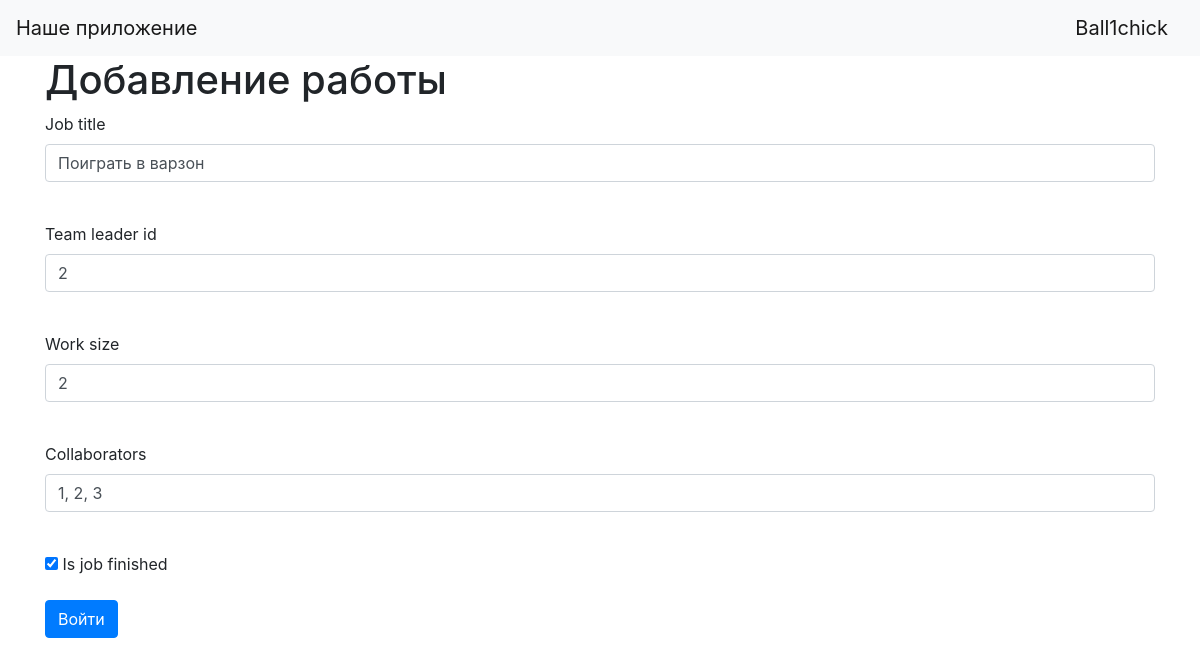
Page /add_jobs/1 (signed in) on the earlier database version.
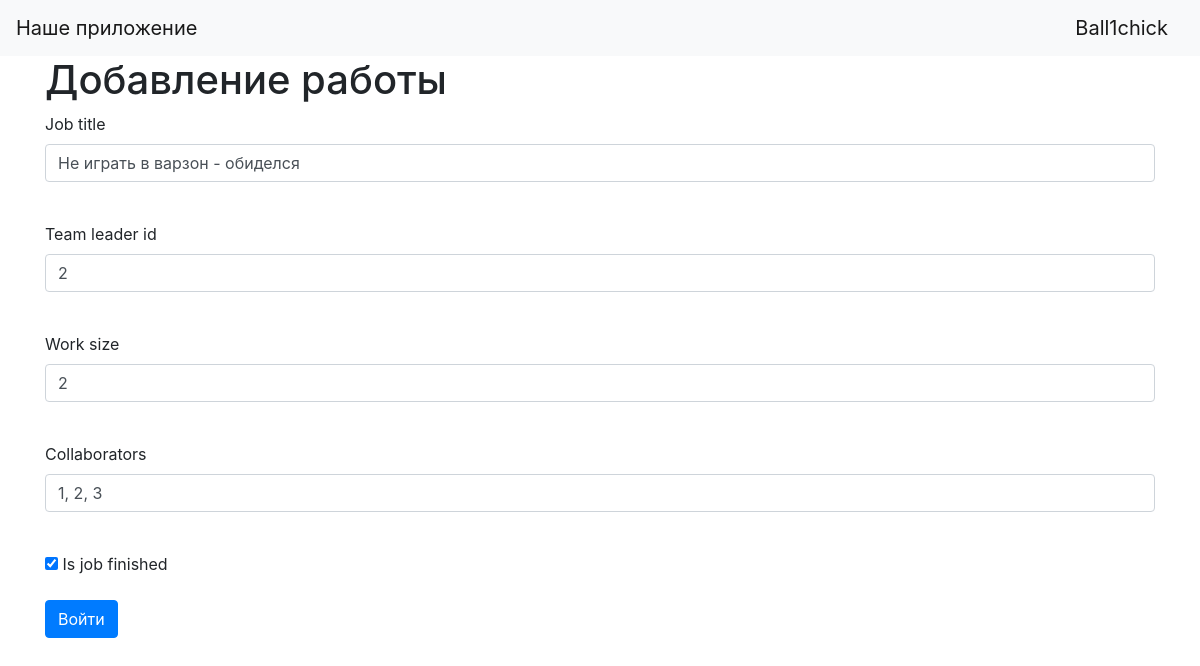
Same page on the later database version.
### data/jobs.py (models this page shows)
class Jobs(SqlAlchemyBase):
    __tablename__ = 'jobs'
    id = sqlalchemy.Column(sqlalchemy.Integer, primary_key=True, autoincrement=True)
    team_leader = sqlalchemy.Column(sqlalchemy.Integer, sqlalchemy.ForeignKey("users.id"))
    job = sqlalchemy.Column(sqlalchemy.String, nullable=True)
    work_size = sqlalchemy.Column(sqlalchemy.Integer, nullable=True)
    collaborators = sqlalchemy.Column(sqlalchemy.String, nullable=True)
    start_date = sqlalchemy.Column(sqlalchemy.DateTime, default=datetime.datetime.now)
    end_date = sqlalchemy.Column(sqlalchemy.DateTime, nullable=True)
    is_finished = sqlalchemy.Column(sqlalchemy.BOOLEAN, nullable=True)
    user = orm.relation('User')

### main.py (the view, shortened to what this page needs)
@app.route('/add_jobs/<int:id>', methods=['GET', 'POST'])
@login_required
def edit_jobs(id):
    form = AddJobForm()
    if request.method == "GET":
        db_sess = db_session.create_session()
        jobs = db_sess.query(Jobs).filter((Jobs.id == id),
                                          ((Jobs.user == current_user) | (current_user.id == 1))).first()
        if jobs:
            form.job.data = jobs.job
            form.work_size.data = jobs.work_size
            form.team_leader.data = jobs.team_leader
            form.collaborators.data = jobs.collaborators
            form.is_finished.data = jobs.is_finished
        else:
            abort(404)
    return render_template('add_jobs.html',
                           title='Редактирование новости',
                           form=form
                           )

### forms/addjob.py
class AddJobForm(FlaskForm):
    job = StringField('Job title', validators=[DataRequired()])
    team_leader = IntegerField('Team leader id', validators=[DataRequired()])
    work_size = IntegerField('Work size', validators=[DataRequired()])
    collaborators = StringField('Collaborators', validators=[DataRequired()])
    is_finished = BooleanField('Is job finished')
    submit = SubmitField('Войти')

### data/db_session.py (called while the page is built)
def create_session() -> Session:
    global __factory
    return __factory()

### main.py (called while the page is built)
@login_manager.user_loader
def load_user(user_id):
    db_sess = db_session.create_session()
    return db_sess.query(User).get(user_id)

### templates/add_jobs.html (shortened to what this page needs)
{% extends "base.html" %}
{% block content %}
<h1>Добавление работы</h1>
<form action="" method="post">
    <p>
        {{ form.job.label }}<br>
        {{ form.job(class="form-control") }}<br>
    </p>
    <p>
        {{ form.team_leader.label }}<br>
        {{ form.team_leader(class="form-control") }}<br>
    </p>
    <p>
        {{ form.work_size.label }}<br>
        {{ form.work_size(class="form-control") }}<br>
    </p>
    <p>
        {{ form.collaborators.label }}<br>
        {{ form.collaborators(class="form-control") }}<br>
    </p>
    <p>{{ form.is_finished() }} {{ form.is_finished.label }}</p>
    <p>{{ form.submit(type="submit", class="btn btn-primary") }}</p>
</form>
{% endblock %}

Differences in the rows shown:
changed Jobs: job "Поиграть в варзон" → "Не играть в варзон - обиделся"
